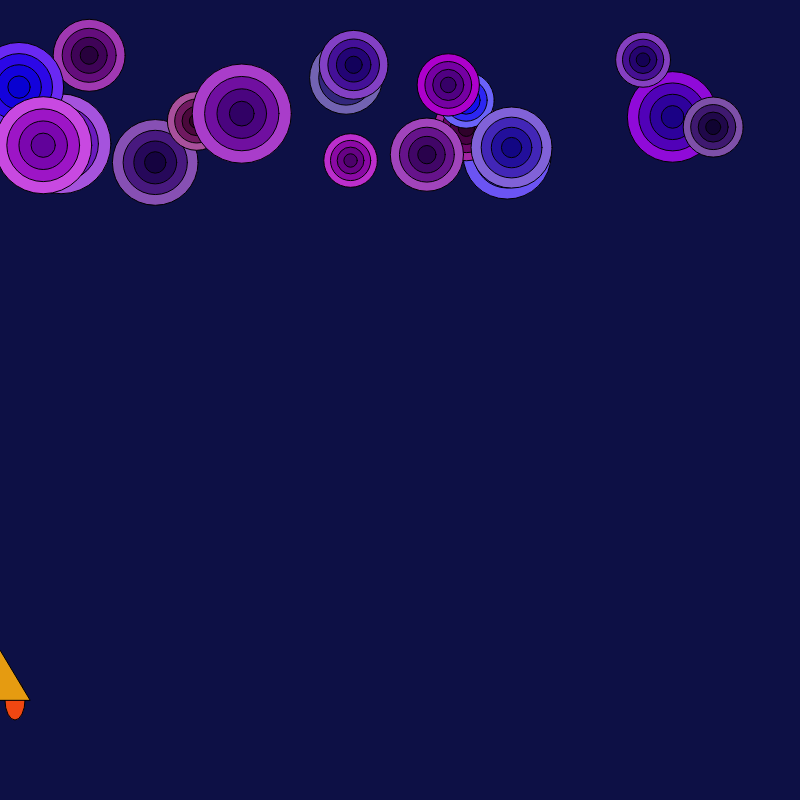
Frame 1 (no input)
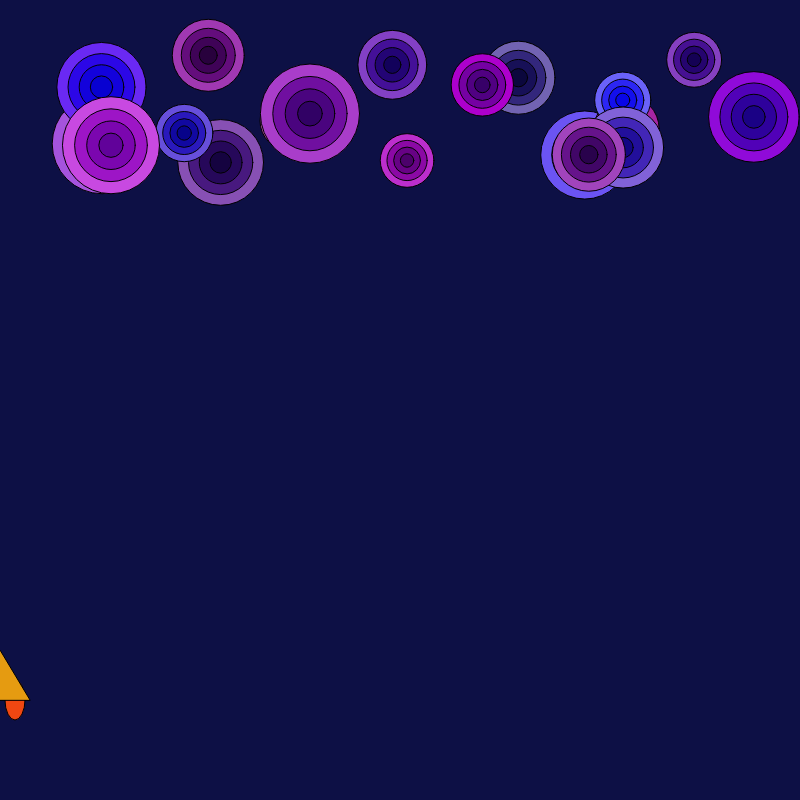
Frame 60 (no input)
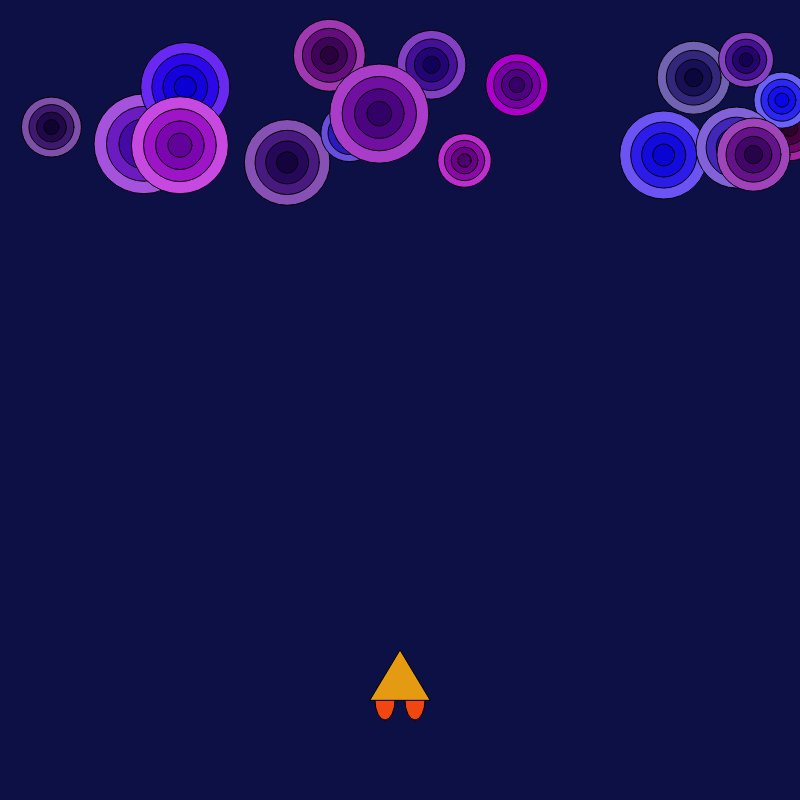
Frame 120 (the mouse pressed at the canvas centre since frame 60)

The p5.js sketch that drew these frames (run headless with seeded random() and noise() and a simulated clock; from frame 60 on, the mouse is pressed at the canvas centre):

// p5.js sketch
// ── sketch.js
var planet = [];
var destroyer;
var bullArr = [];
var bullFired = 0;

function setup() {
  createCanvas(800, 800);

  for (var i = 0; i < 20; i++){
    planet[i] = new Planets();
  }

    destroyer = new Destroyer ();
    for (var j = 0; j < 20; j++){
      bullArr[j] = new Bullet();
    }
  // for (var e = 0; e < 40; e++){
  //   bullArr[e] = new Destroyer ();
  // }
}

function draw() {
  background(13, 16, 69);

  for (var i = 0; i < 20; i++){
    planet[i].display();
    planet[i].move();

  }

  destroyer.display();

  for (var j = 0; j < 20; j++){
    if ((j + 1) <= bullFired) {
      // bullArr[j].bullet();
      bullArr[j].shoot();
      bullArr[j].hitCheck(planet);
    }
  }
  // destroyer.shoot();


}

function mouseReleased() {
  bullFired++;
}

function collision(){
  alert('hello');

}

// ── bullet.js
function Bullet(){
  this.bullY = 675;
  this.sizeB = 15;
  this.bullX = null;
  this.edge = this.sizeB * 0.5;

  this.shoot = function (){
      fill(255, 20, 100);
      if (this.bullX === null) {
        this.bullX = mouseX;
      }
      ellipse(this.bullX, this.bullY, this.sizeB, this.sizeB);
      this.bullY = this.bullY - 10;
  };

  this.hitCheck = function(planets){
    var planet;
    var distance;
    var maxDist;
    var collision = false;

    for (var i = 0; i < 20; i++){
      planet = planets[i];
      distance = dist(this.bullX, this.bullY, planet.x, planet.y);
      maxDist = this.edge + planet.edge;
      if(distance <= maxDist){
        planet.x = this.bullX = -100;
        planet.y = this.bullY = -100;

      }
    }

  };
  // this.shoot = function (){
  //   this.state = true;
  //     // if (mouseIsPressed){
  //     //   this.state = !this.state;
  //     // }
  // };



}

// ── destroyer.js
function Destroyer(){
  this.x = mouseX;
  this.y = 675;
  this.size = 10;
  this.state = false;


  this.display = function(){
    fill(240, 71,18);
    ellipse(mouseX -15, 700, 20, 40);
    ellipse(mouseX +15, 700, 20, 40);
    fill(229, 155, 17);
    triangle(mouseX - 30, 700, mouseX , 650, mouseX + 30, 700);
  };

  this.bullet = function(){
    if (this.state) {
      fill(255, 20, 100);
      ellipse(mouseX, this.y, this.size, this.size);
      this.y = this.y - 3;
      this.x = this.x;
    }
  };

  this.shoot = function (){
      if (mouseIsPressed){
        this.state = !this.state;
      }
  };


  // this.collide = function(planetArr, myIdx){
  //   var distance;
  //
  //   for (var i = 0; i < planetArr.length, i++){
  //     var collision : false;
  //
  //     kill = planetArr[i];
  //
  //     if (i !== myIdx){
  //       distance = dist()
  //     }
  //   }
  // }
}

// ── planets.js
function Planets(){
  this.size = random(50, 100);
  this.x = random(0, 750);
  this.y = random(50, 200);
  this.r = random(100, 200);
  this.g = random(0, 100);
  this.b = random(150, 250);
  this.xSpeed = random(0.5, 3);
  this.edge = this.size * 0.5;


  this.display = function(){
    fill(this.r, this.g, this.b);
    ellipse(this.x, this.y, this.size, this.size);
    push();
    blendMode(MULTIPLY);
    ellipse(this.x, this.y, this.size * 0.75, this.size * 0.75);
    ellipse(this.x, this.y, this.size * 0.25, this.size * 0.25);
    ellipse(this.x, this.y, this.size * 0.5, this.size * 0.5);
    pop();
  };

  this.move = function(){
    this.x = this.x + this.xSpeed;
    if (this.x > 900){
      this.x = -100;
    }
  };

  // this.bullet = function(){
  //   if (this.state) {
  //     fill(255, 20, 100);
  //     if (this.bullX === null) {
  //       this.bullX = mouseX;
  //     }
  //     ellipse(this.bullX, this.bullY, this.sizeB, this.sizeB);
  //     this.bullY = this.bullY - 3;
  //     this.x = this.x;
  //   }
  // };
  //
  // this.shoot = function (){
  //     if (mouseIsPressed){
  //       this.state = !this.state;
  //     }
  // };

}
